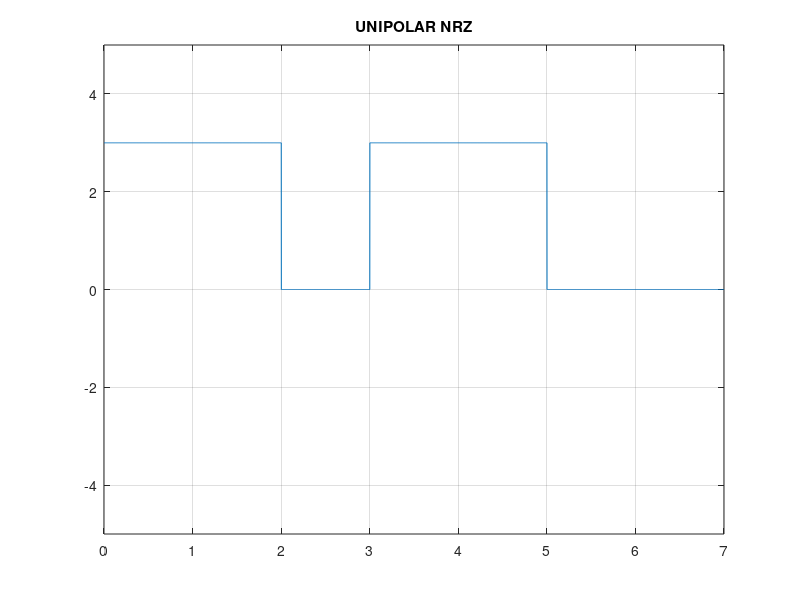

Write the MATLAB code that produced this figure.
% University of Rajshahi
% Name : Nakul Deb Nath
% Dept : CSE
% Date : 19-09-2018

clear;
clear all;
clc;

n=[1,1,0,1,1,0,0];
%n = input('Enter the bit Stream : ');

i=1;
t = 0:0.001:length(n);
bt = 1/0.001;
v = 3;

for index = 1:length(n)
    if n(index)==1;
        bitsArray(index) = v;
    else
        bitsArray(index) = 0;
    end
end

for j = 1:length(t)
    if t(j) <= i;
        y(j)=bitsArray(i);
    else
        y(j) = bitsArray(i);
        i = i+1;
    end
end
plot(t,y);
axis([0 length(n) -5 5]);
grid on;
title('UNIPOLAR NRZ');





for j = 1:length(y)/bt
       if y(j*bt) == v;
           resiveBit(j) = 1;
       else
           resiveBit(j) = 0;
       end
end

display(resiveBit);

